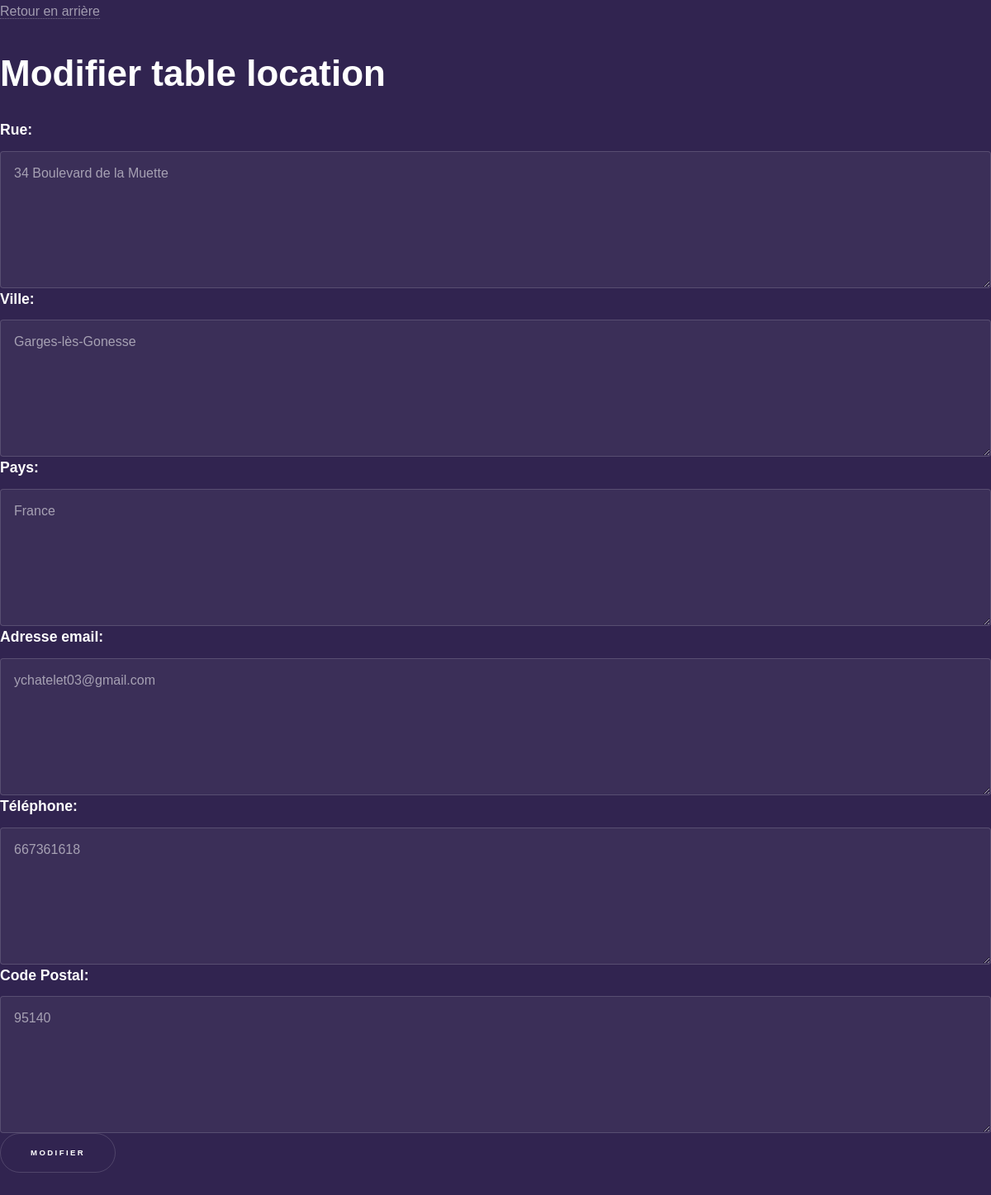
Page /admin/location.php on the committed database.
### tables this page shows
CREATE TABLE IF NOT EXISTS `location` (
  `id` int(11) NOT NULL AUTO_INCREMENT,
  `rue` text NOT NULL,
  `ville` text NOT NULL,
  `pays` text NOT NULL,
  `email` varchar(45) NOT NULL,
  `tel` int(11) NOT NULL,
  `postal` int(11) NOT NULL,
  PRIMARY KEY (`id`)
);

### admin/location.php (the view, shortened to what this page needs)
<?php
    require_once('configPDO.php');
    $resultat = $pdo->query('SELECT * FROM location');
    $row = $resultat->fetch();
    $ru = $row['rue'];
    $city = $row['ville'];
    $pys = $row['pays'];
    $ml = $row['email'];
    $tail = $row['tel'];
    $pstal = $row['postal'];
?>
<!DOCTYPE html>
<html lang="en">
<head>
    <link rel="stylesheet" href="../assets/css/main.css">
</head>
<body>
    <a href="adresse.php">Retour en arrière</a> <br><br>
    <h1>Modifier table location</h1>
    <form action="location.php" method="POST">
        <label for="rue">Rue:</label>
        <textarea name="rue" id="rue" cols="30" rows="5"><?php echo $ru; ?></textarea>
        <label for="ville">Ville:</label>
        <textarea name="ville" id="ville" cols="30" rows="5"><?php echo $city; ?></textarea>
        <label for="pays">Pays:</label>
        <textarea name="pays" id="pays" cols="30" rows="5"><?php echo $pys; ?></textarea>
        <label for="email">Adresse email:</label>
        <textarea name="email" id="email" cols="30" rows="5"><?php echo $ml; ?></textarea>
        <label for="tel">Téléphone:</label>
        <textarea name="tel" id="tel" cols="30" rows="5"><?php echo $tail; ?></textarea>
        <label for="postal">Code Postal:</label>
        <textarea name="postal" id="postal" cols="30" rows="5"><?php echo $pstal; ?></textarea>
        <input type="submit" value="Modifier">
    </form>
</body>
</html>

### rows in the picture
location: rue "34 Boulevard de la Muette", ville "Garges-lès-Gonesse", pays "France", email "ychatelet03@gmail.com", tel "667361618", postal "95140"
